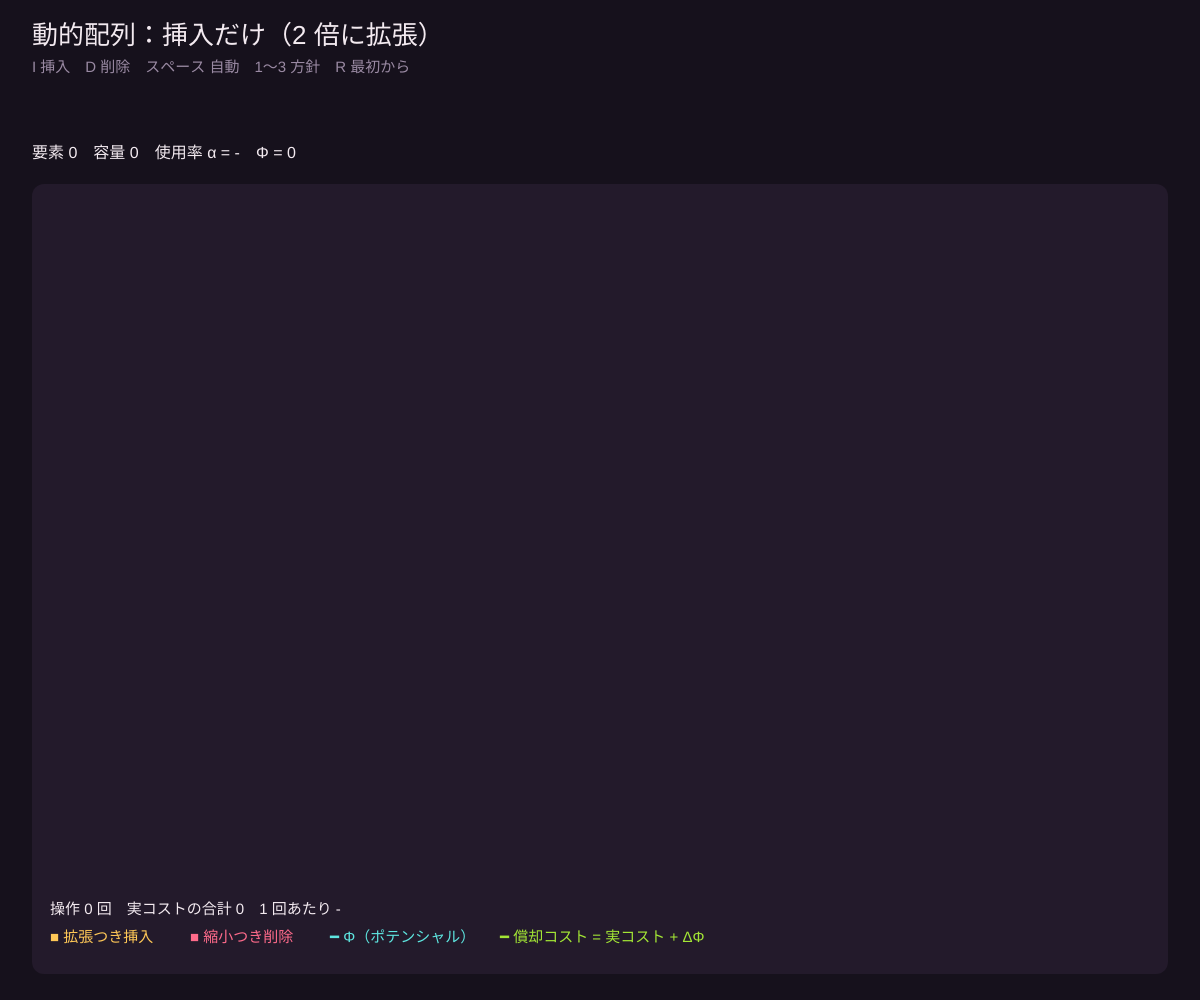
Frame 1 (no input)
Frame 60 (no input): identical to frame 1, image omitted
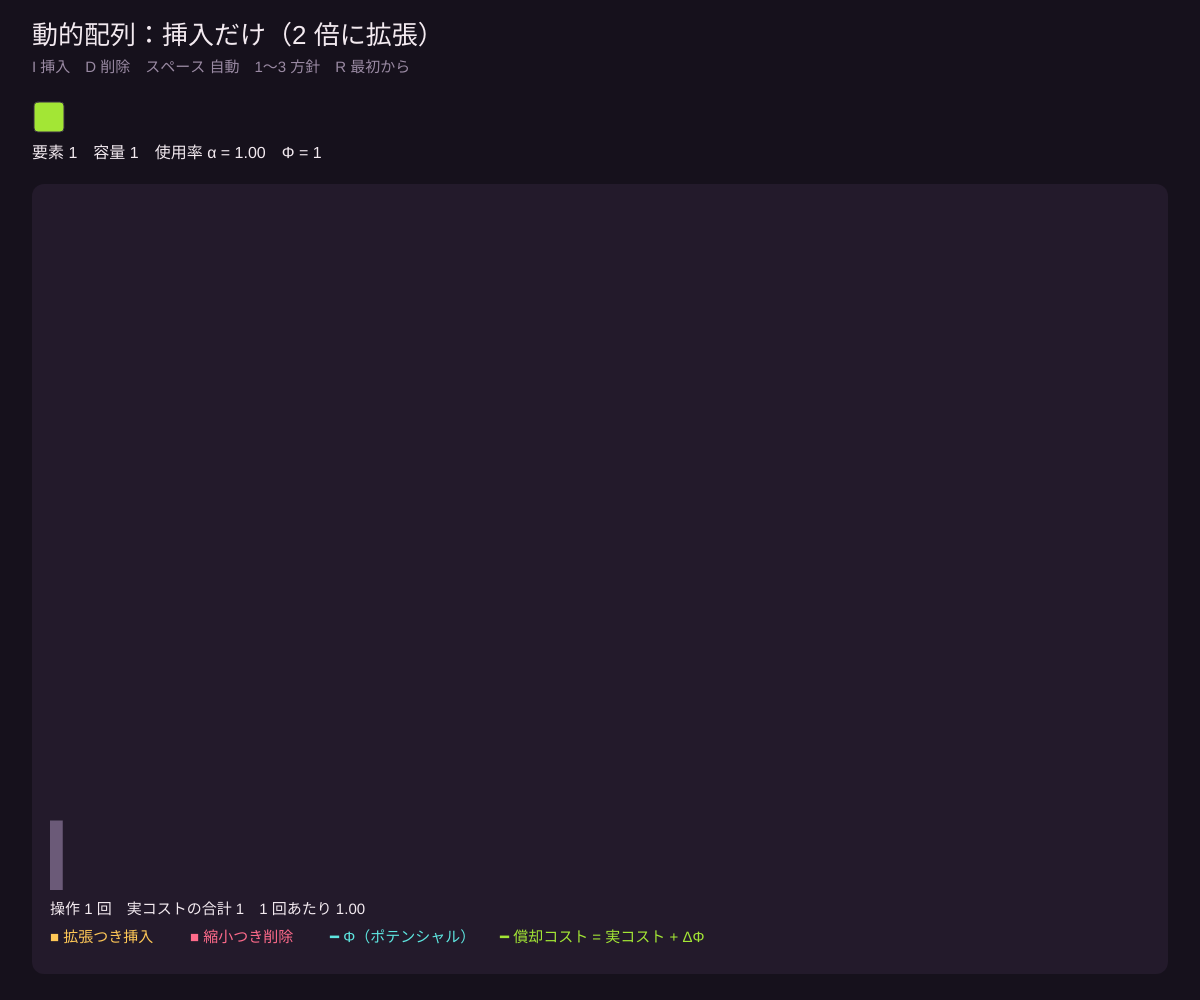
Frame 120 (the mouse pressed at the canvas centre since frame 60)

The p5.js sketch that drew these frames (run headless with seeded random() and noise() and a simulated clock; from frame 60 on, the mouse is pressed at the canvas centre):

// p5.js sketch
// ── sketch.js
// ============================================
// 12 償却解析③：動的配列（のびちぢみする表）
// 満杯になったら 2 倍の表を作って全部コピー（拡張）。たまに高いけど、1 回あたりは平均 3 以下
// 縮めるとき「半分以下で半分に」すると、境目で拡張と縮小を繰り返して大損！「1/4 以下で半分に」が正解
// I = 挿入 / D = 削除 / スペース = 自動 / 1 = 挿入だけ / 2 = 1/2 で縮める（失敗例）/ 3 = 1/4 で縮める（正解）/ R = 最初から
// ============================================

let autoSpeed = 10;   // ★ 自動のとき何フレームごとに操作するか

let cap = 0, num = 0, policy = 1, hist = [], auto = false, timer = 0, pattern = 0, copyAnim = 0, lastCopy = 0, oldSize = 0;
const POLICY = ['', '挿入だけ（2 倍に拡張）', '縮小：使用率 1/2 未満で半分に（失敗例）', '縮小：使用率 1/4 未満で半分に（正解）'];

const BG = '#16111c', PANEL = '#231a2b', FG = '#f3eaf0', MUTED = '#9a8aa3';
const RASP = '#ff6b8b', CYAN = '#5ee6e0', AMBER = '#ffc857', LIME = '#a3e635';

function setup() {
  createCanvas(windowWidth, windowHeight);
}

function phi() {
  if (cap === 0) return 0;
  return num / cap >= 0.5 ? 2 * num - cap : cap / 2 - num;
}

function insertItem() {
  if (num >= 512) return;
  let before = phi(), cost = 1;
  if (num === cap) { oldSize = cap; cap = max(1, cap * 2); cost += num; lastCopy = num; copyAnim = 1; }
  num++;
  hist.push({ op: 'I', cost, phi: phi(), amort: cost + phi() - before });
  if (hist.length > 240) hist.shift();
}

function deleteItem() {
  if (num === 0) return;
  let before = phi(), cost = 1;
  num--;
  let limit = policy === 2 ? 0.5 : 0.25;
  if (policy !== 1 && cap > 1 && num / cap < limit) { oldSize = cap; cap = max(1, floor(cap / 2)); cost += num; lastCopy = num; copyAnim = 1; }
  hist.push({ op: 'D', cost, phi: phi(), amort: cost + phi() - before });
  if (hist.length > 240) hist.shift();
}

function autoMove() {
  if (policy === 1) { insertItem(); return; }
  if (num < 16 && pattern === 0) { insertItem(); return; }
  let seq = ['I', 'D', 'D', 'I'];                 // 境目 16 ↔ 17 を行ったり来たり
  if (seq[pattern % 4] === 'I') insertItem(); else deleteItem();
  pattern++;
}

function draw() {
  background(BG);
  if (auto && ++timer >= autoSpeed) { timer = 0; autoMove(); }
  copyAnim = max(0, copyAnim - 0.04);

  noStroke(); fill(FG); textAlign(LEFT, TOP); textSize(26);
  text(`動的配列：${POLICY[policy]}`, 32, 24);
  fill(MUTED); textSize(15);
  text('I 挿入　D 削除　スペース 自動　1〜3 方針　R 最初から', 32, 60);

  // 表のマス
  let cols = 32, rows = max(1, ceil(cap / cols));
  let cell = min(34, (width - 64) / cols, (height * 0.36) / rows);
  let y0 = 100;
  for (let a = 0; a < max(cap, 1); a++) {
    let x = 32 + (a % cols) * cell, y = y0 + floor(a / cols) * cell;
    let isNew = copyAnim > 0 && a >= oldSize && cap > oldSize;
    stroke(isNew ? AMBER : '#3a2f44'); strokeWeight(isNew ? 2 : 1);
    fill(a < num ? (a < lastCopy && copyAnim > 0 ? lerpColor(color(LIME), color(AMBER), copyAnim) : LIME) : PANEL);
    if (a < cap) rect(x + 2, y + 2, cell - 4, cell - 4, 4);
  }
  noStroke(); fill(FG); textSize(16); textAlign(LEFT, TOP);
  let ty = y0 + rows * cell + 12;
  text(`要素 ${num}　容量 ${cap}　使用率 α = ${cap ? (num / cap).toFixed(2) : '-'}　Φ = ${phi()}`, 32, ty);
  if (copyAnim > 0) { fill(AMBER); text(`コピー ${lastCopy} 個！`, 520, ty); }

  // グラフ
  let gx = 50, gy = ty + 50, gw = width - 100, gh = height - gy - 110;
  if (gh < 60) return;
  fill(PANEL); rect(gx - 18, gy - 12, gw + 36, gh + 96, 12);
  let n = hist.length;
  let bw = gw / max(80, n);
  let vmax = max(10, ...hist.map(h => max(h.cost, h.phi)));
  for (let a = 0; a < n; a++) {
    let h = hist[a];
    fill(h.cost > 1 ? (h.op === 'I' ? AMBER : RASP) : '#6b5a78');
    let bh = h.cost / vmax * gh;
    rect(gx + a * bw, gy + gh - bh, max(1, bw - 1), bh);
  }
  noFill(); strokeWeight(2); stroke(CYAN); beginShape();
  for (let a = 0; a < n; a++) vertex(gx + a * bw + bw / 2, gy + gh - hist[a].phi / vmax * gh);
  endShape();
  stroke(LIME); beginShape();
  for (let a = 0; a < n; a++) vertex(gx + a * bw + bw / 2, gy + gh - max(0, hist[a].amort) / vmax * gh);
  endShape();
  noStroke();
  let total = hist.reduce((s, h) => s + h.cost, 0);
  fill(FG); textSize(15); textAlign(LEFT, TOP);
  text(`操作 ${n} 回　実コストの合計 ${total}　1 回あたり ${n ? (total / n).toFixed(2) : '-'}`, gx, gy + gh + 12);
  fill(AMBER); text('■ 拡張つき挿入', gx, gy + gh + 40);
  fill(RASP); text('■ 縮小つき削除', gx + 140, gy + gh + 40);
  fill(CYAN); text('━ Φ（ポテンシャル）', gx + 280, gy + gh + 40);
  fill(LIME); text('━ 償却コスト = 実コスト + ΔΦ', gx + 450, gy + gh + 40);
}

function keyPressed() {
  if (key === 'i' || key === 'I') insertItem();
  if (key === 'd' || key === 'D') deleteItem();
  if (key === ' ') auto = !auto;
  if (key >= '1' && key <= '3') { policy = int(key); cap = 0; num = 0; hist = []; pattern = 0; }
  if (key === 'r' || key === 'R') { cap = 0; num = 0; hist = []; pattern = 0; }
}

function mousePressed() { insertItem(); }
function windowResized() { resizeCanvas(windowWidth, windowHeight); }
